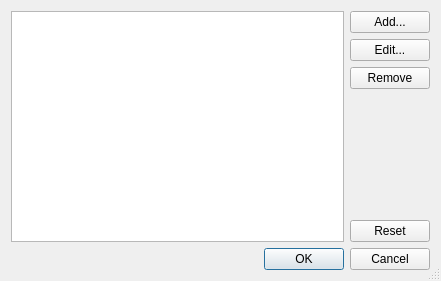
<?xml version="1.0" encoding="UTF-8"?>
<ui version="4.0">
 <class>EricServerProfilesDialog</class>
 <widget class="QDialog" name="EricServerProfilesDialog">
  <property name="geometry">
   <rect>
    <x>0</x>
    <y>0</y>
    <width>441</width>
    <height>281</height>
   </rect>
  </property>
  <property name="windowTitle">
   <string>Manage Server Connections</string>
  </property>
  <property name="sizeGripEnabled">
   <bool>true</bool>
  </property>
  <layout class="QGridLayout" name="gridLayout">
   <item row="0" column="0">
    <widget class="QListWidget" name="connectionsList">
     <property name="editTriggers">
      <set>QAbstractItemView::NoEditTriggers</set>
     </property>
     <property name="alternatingRowColors">
      <bool>true</bool>
     </property>
     <property name="selectionMode">
      <enum>QAbstractItemView::ExtendedSelection</enum>
     </property>
     <property name="sortingEnabled">
      <bool>true</bool>
     </property>
    </widget>
   </item>
   <item row="0" column="1">
    <layout class="QVBoxLayout" name="verticalLayout">
     <item>
      <widget class="QPushButton" name="addButton">
       <property name="toolTip">
        <string>Press to open a dialog to add a new server connection.</string>
       </property>
       <property name="text">
        <string>Add...</string>
       </property>
      </widget>
     </item>
     <item>
      <widget class="QPushButton" name="editButton">
       <property name="toolTip">
        <string>Press to open a dialog to edit the selected server connection.</string>
       </property>
       <property name="text">
        <string>Edit...</string>
       </property>
      </widget>
     </item>
     <item>
      <widget class="QPushButton" name="removeButton">
       <property name="toolTip">
        <string>Press to remove the selected server connections.</string>
       </property>
       <property name="text">
        <string>Remove</string>
       </property>
      </widget>
     </item>
     <item>
      <spacer name="verticalSpacer">
       <property name="orientation">
        <enum>Qt::Vertical</enum>
       </property>
       <property name="sizeHint" stdset="0">
        <size>
         <width>20</width>
         <height>40</height>
        </size>
       </property>
      </spacer>
     </item>
     <item>
      <widget class="QPushButton" name="resetButton">
       <property name="toolTip">
        <string>Press to reset all changes performed.</string>
       </property>
       <property name="text">
        <string>Reset</string>
       </property>
      </widget>
     </item>
    </layout>
   </item>
   <item row="1" column="0" colspan="2">
    <widget class="QDialogButtonBox" name="buttonBox">
     <property name="orientation">
      <enum>Qt::Horizontal</enum>
     </property>
     <property name="standardButtons">
      <set>QDialogButtonBox::Cancel|QDialogButtonBox::Ok</set>
     </property>
    </widget>
   </item>
  </layout>
 </widget>
 <resources/>
 <connections>
  <connection>
   <sender>buttonBox</sender>
   <signal>accepted()</signal>
   <receiver>EricServerProfilesDialog</receiver>
   <slot>accept()</slot>
   <hints>
    <hint type="sourcelabel">
     <x>248</x>
     <y>254</y>
    </hint>
    <hint type="destinationlabel">
     <x>157</x>
     <y>274</y>
    </hint>
   </hints>
  </connection>
  <connection>
   <sender>buttonBox</sender>
   <signal>rejected()</signal>
   <receiver>EricServerProfilesDialog</receiver>
   <slot>reject()</slot>
   <hints>
    <hint type="sourcelabel">
     <x>316</x>
     <y>260</y>
    </hint>
    <hint type="destinationlabel">
     <x>286</x>
     <y>274</y>
    </hint>
   </hints>
  </connection>
 </connections>
</ui>
